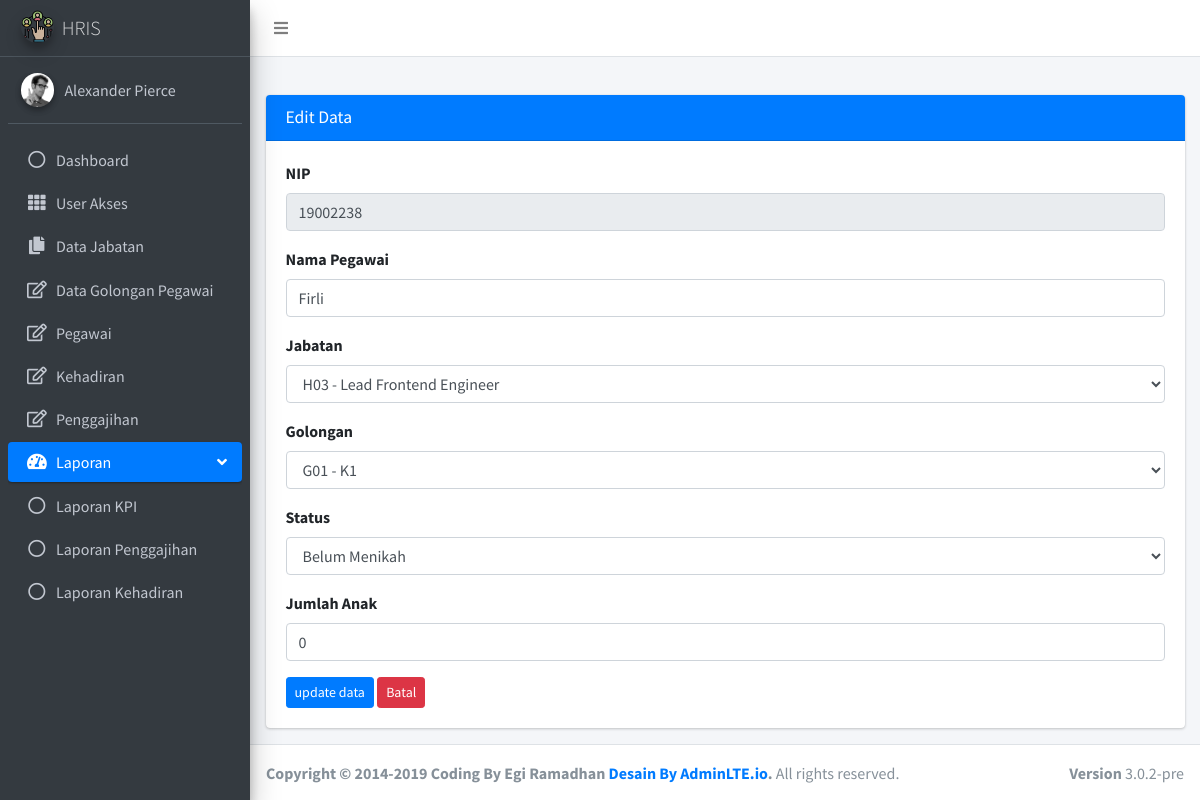
The app's page /data_pegawai.php?view=edit&id=19002238 (signed in) with its own data.
### tables this page shows
CREATE TABLE `pegawai` (
  `nip` varchar(20) NOT NULL,
  `nama_pegawai` varchar(40) DEFAULT NULL,
  `kode_jabatan` varchar(3) DEFAULT NULL,
  `kode_golongan` varchar(3) DEFAULT NULL,
  `statuses` varchar(15) DEFAULT NULL,
  `jumlah_anak` int(2) DEFAULT NULL,
  PRIMARY KEY (`nip`),
  KEY `kode_golongan` (`kode_golongan`),
  KEY `kode_jabatan` (`kode_jabatan`),
  CONSTRAINT `pegawai_ibfk_3` FOREIGN KEY (`kode_golongan`) REFERENCES `golongan` (`kode_golongan`),
  CONSTRAINT `pegawai_ibfk_4` FOREIGN KEY (`kode_jabatan`) REFERENCES `jabatan` (`kode_jabatan`)
);

### data_pegawai.php (the view, shortened to what this page needs)
<?php include "header.php"; ?>
    <?php
        $view = isset($_GET['view']) ? $_GET['view'] : null;
        switch ($view) {
            ?>
            <?php
            case 'edit':
                $sqlEdit = mysqli_query($konek, "SELECT * FROM pegawai WHERE nip = '$_GET[id]'");
                $e = mysqli_fetch_array($sqlEdit);
            ?>
                <div class="content-wrapper">
                    <section class="content-header">
                    </section>
                    <section class="content">
                    <div class="container-fluid">
                        <div class="row">
                        <div class="col-md-12">
                            <div class="card card-primary">
                            <div class="card-header">
                                <h3 class="card-title">Edit Data</h3>
                            </div>
                            <div class="card-body">
                                <form action="aksi_pegawai.php?act=update" method="POST">
                                <div class="form-group">
                                    <label for="exampleFormControlInput1">NIP</label>
                                    <input type="number" class="form-control" name="nip" value="<?php echo $e['nip']; ?>" readonly>
                                    </div>
                                    <div class="form-group">
                                    <label for="exampleFormControlInput1">Nama Pegawai</label>
                                    <input type="text" class="form-control" name="namapegawai" value="<?php echo $e['nama_pegawai']; ?>">
                                    </div>
                                    <div class="form-group">
                                    <label for="exampleFormControlInput1">Jabatan</label>
                                        <select name="jabatan" class="form-control">
                                            <?php
                                                $sqljabatan = mysqli_query($konek, "SELECT * FROM jabatan ORDER BY kode_jabatan ASC");
                                                while ($j = mysqli_fetch_array($sqljabatan)) {
                                                    $selected = ($j['kode_jabatan'] == $e['kode_jabatan']) ? 'selected="selected"' : "";
                                                    echo "<option value='$j[kode_jabatan]' $selected>$j[kode_jabatan] - $j[nama_jabatan]</option>";
                                                }
                                            ?>
                                        </select>
                                    </div>
                                    <div class="form-group">
                                    <label for="exampleFormControlInput1">Golongan</label>
                                        <select name="golongan" class="form-control">
                                            <?php
                                                $sqljabatan = mysqli_query($konek, "SELECT * FROM golongan ORDER BY kode_golongan ASC");
                                                while ($j = mysqli_fetch_array($sqljabatan)) {
                                                    $selected = ($j['kode_golongan'] == $e['kode_golongan']) ? 'selected="selected"' : "";
                                                    echo "<option value='$j[kode_golongan]' $selected>$j[kode_golongan] - $j[nama_golongan]</option>";
                                                }
                                            ?>
                                        </select>
                                    </div>
                                    <div class="form-group">
                                    <label for="exampleFormControlInput1">Status</label>
                                        <select name="status" class="form-control" id = "status" onChange="autoAnak()">
                                                <option value="<?php echo $e['statuses']; ?>"selected><?php echo $e['statuses']; ?></option>
                                        </select>
                                    </div>
                                    <div class="form-group">
                                    <label for="exampleFormControlInput1">Jumlah Anak</label>
                                    <input type="number" class="form-control" name="jumlahanak" id ="jumlahanak" value="<?php echo $e['jumlah_anak'];?>">
                                    </div>
                                    <input type="submit" class="btn btn-primary btn-sm" value="update data">
                                    <a href="data_pegawai.php" class="btn btn-danger btn-sm">Batal</a>
                                </form>
                            </div>
                            </div>
                        </div>
                        </div>
                    </div>
                    </section>
                </div>
            <?php
        break;
        }
    ?>
<?php include "footer.php"; ?>

### records on screen
pegawai: nip "19002238", namapegawai "Firli", status "Belum Menikah", jumlahanak "0"

### other values on screen
form field jabatan "H03 - Lead Frontend Engineer"
form field golongan "G01 - K1"
